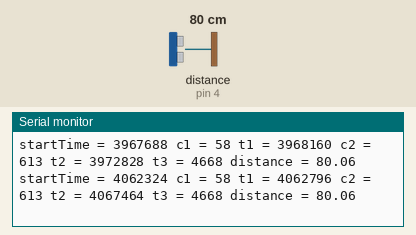
Simulated run of this sketch. Board: Arduino Uno, built with avr-gcc and run on an emulated ATmega328P. On the bench: the last lines printed to the serial monitor. Wiring (inferred from the names in the program): ultrasonic range finder: trigger pin 2; echo pin 4. Inputs (shaded band) come from the test bench; at power-on: distance to the obstacle (sensor on pin 4) 80 cm. The echo pulse lasts 58.3 µs per cm.

Above: at 4.2 s.
4.3 s: distance to the obstacle (sensor on pin 4) set to 8 cm
At 4.33 s:
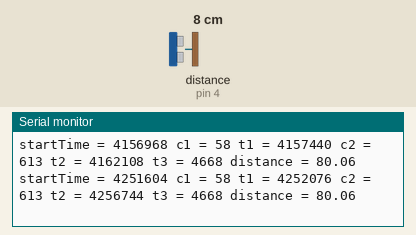
7.3 s: distance to the obstacle (sensor on pin 4) set to 11 cm
At 18.74 s:
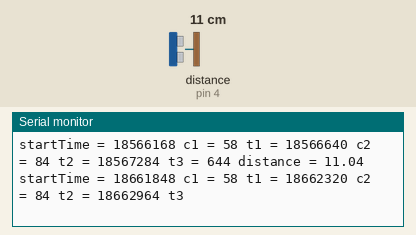

The sketch:

EchoSensor.ino
```cpp
int trigger = 2;
int echo = 4;

void setup() {
  Serial.begin(9600);
  Serial.println("Echo Sensor!");

  pinMode(trigger, OUTPUT);
  pinMode(echo, INPUT);

  digitalWrite(trigger, LOW);
  digitalWrite(echo, LOW);
}

void loop() {
  unsigned long startTime;
  unsigned long triggerEndTime;
  unsigned long triggerElapsedTime;
  int echoStart;
  int counter1;
  unsigned long burstStartTime;
  int echoStop;
  int counter2;
  unsigned long echoReceivedTime;
  unsigned long echoElapsedTime;
  float distance;


  startTime = micros();
  // Send the trigger
  digitalWrite(trigger, HIGH);

  do
  {
    triggerEndTime = micros();
    triggerElapsedTime = triggerEndTime - startTime;

  } while(triggerElapsedTime < 10);

  digitalWrite(trigger, LOW);

  // Wait for the burst to begin
  counter1 = 0;
  do
  {
    counter1++;
    echoStart = digitalRead(echo);
    burstStartTime = micros();
  } while ((echoStart == 0) && (counter1 < 10000));


  // Wait for the echo to return
  counter2 = 0;
  do
  {
    counter2++;
    echoStop = digitalRead(echo);
    echoReceivedTime = micros();
  } while ((echoStop != 0) && (counter2 < 10000));

  echoElapsedTime = echoReceivedTime - burstStartTime;

  // Convert microseconds into centimeters using 343m/s for speed of sound
  distance = echoElapsedTime/58.3090379;


  Serial.print("startTime = ");
  Serial.print(startTime);
//  Serial.print(" echoStart = ");
//  Serial.print(echoStart);
  Serial.print(" c1 = ");
  Serial.print(counter1);
  Serial.print(" t1 = ");
  Serial.print(burstStartTime);
//  Serial.print(" echoStop = ");
//  Serial.print(echoStop);
  Serial.print(" c2 = ");
  Serial.print(counter2);
  Serial.print(" t2 = ");
  Serial.print(echoReceivedTime);
  Serial.print(" t3 = ");
  Serial.print(echoElapsedTime);
  Serial.print(" distance = ");
  Serial.print(distance);

  Serial.println();
}
```

Measured:
- the behaviour switches between 9 and 10 cm on distance to the obstacle (sensor on pin 4) (found by bisection; images 1 and 2)
